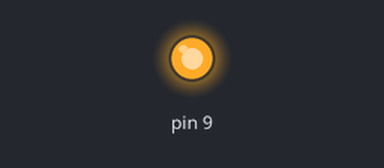
Simulated run of this sketch. Board: Arduino Uno, built with avr-gcc and run on an emulated ATmega328P. Shown: output pins drawn as LEDs (lit = HIGH).

Above: at 0.1 s.
Timing chart, 0 to 1.6 s (numbered marks = the images above):
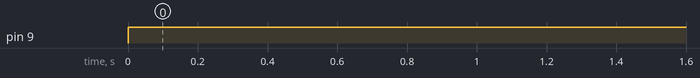

Measured:
- by itself, pin 9: LOW → HIGH at 0.00 s

The sketch:

Passo1.ino
```cpp
void setup()
{

}

void loop()
{
  analogWrite(9, 255); // brilho médio (5V - 2,5V)
}
```
